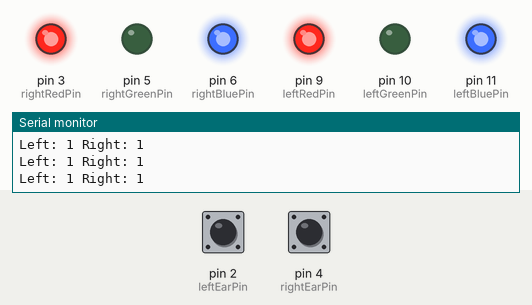
A sketch run on a simulated Arduino Uno, built with avr-gcc and run on an emulated ATmega328P. Parts: output pins drawn as LEDs (lit = HIGH), the last lines printed to the serial monitor. Inputs (shaded band) come from the test bench; at power-on: pin 2 (leftEarPin) HIGH, pin 4 (rightEarPin) HIGH.

Above: at 1.2 s.
1.3 s: pin 2 (leftEarPin) pulled LOW for 0.15 s
At 1.39 s:
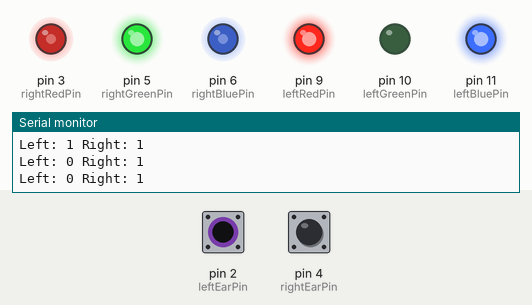
2.9 s: pin 4 (rightEarPin) pulled LOW for 0.15 s
At 2.98 s:
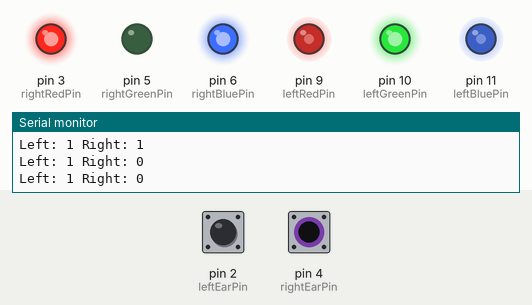
4.5 s: pin 2 (leftEarPin) pulled LOW for 1 s
At 6.2 s:
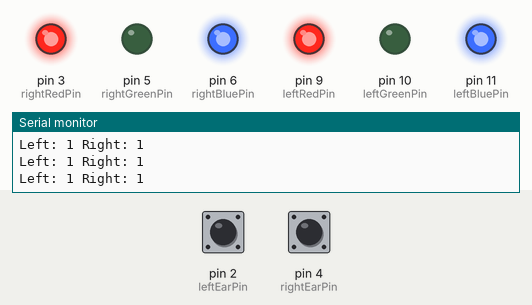
7.0 s: pin 2 (leftEarPin) pulled LOW for 3.2 s
At 8.5 s:
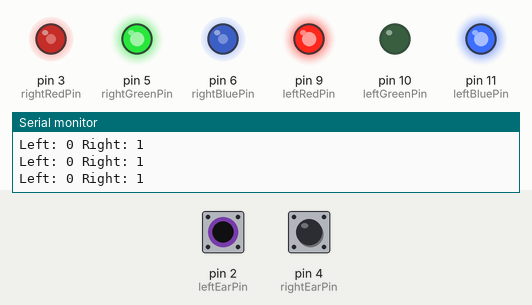
13.2 s: pin 4 (rightEarPin) pulled LOW for 3.2 s
At 14.3 s:
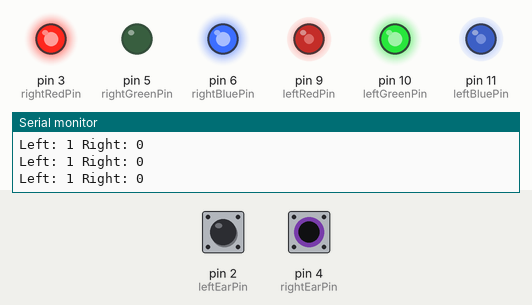
19.4 s: pin 2 (leftEarPin) driven LOW and pin 4 (rightEarPin) driven LOW
At 20.0 s:
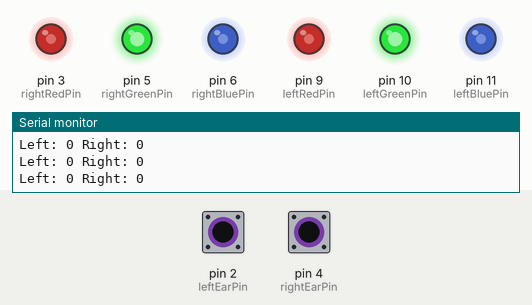
Timing chart, 0 to 21.9 s (numbered marks = the images above; inputs shaded):
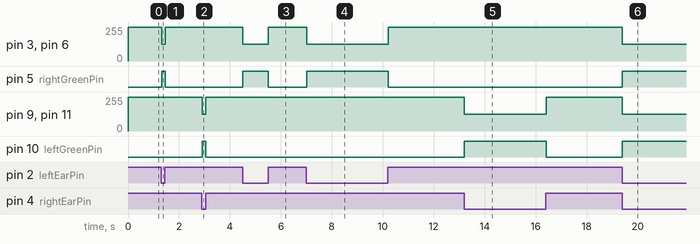

Measured:
- after the input at 1.3 s, pin 3 (rightRedPin), pin 6 (rightBluePin): 255/255 → 125/255 at once, → 255/255 0.15 s later; pin 5 (rightGreenPin): LOW → HIGH at once, → LOW 0.15 s later
- after the input at 2.9 s, pin 9 (leftRedPin), pin 11 (leftBluePin): 255/255 → 125/255 at once, → 255/255 0.15 s later; pin 10 (leftGreenPin): LOW → HIGH at once, → LOW 0.15 s later
- after the input at 4.5 s, pin 3 (rightRedPin), pin 6 (rightBluePin): 255/255 → 125/255 at once, → 255/255 1.0 s later; pin 5 (rightGreenPin): LOW → HIGH at once, → LOW 1.0 s later
- after the input at 7.0 s, pin 3 (rightRedPin), pin 6 (rightBluePin): 255/255 → 125/255 at once, → 255/255 3.2 s later; pin 5 (rightGreenPin): LOW → HIGH at once, → LOW 3.2 s later
- after the input at 13.2 s, pin 9 (leftRedPin), pin 11 (leftBluePin): 255/255 → 125/255 at once, → 255/255 3.2 s later; pin 10 (leftGreenPin): LOW → HIGH at once, → LOW 3.2 s later
- after the input at 19.4 s, pin 3 (rightRedPin), pin 6 (rightBluePin), pin 9 (leftRedPin), pin 11 (leftBluePin): 255/255 → 125/255 at once; pin 5 (rightGreenPin), pin 10 (leftGreenPin): LOW → HIGH at once

The sketch:

magamau5_fadindEyes.ino
```cpp
int rightRedPin = 3;
int rightGreenPin = 5;
int rightBluePin = 6;

int leftRedPin = 9;
int leftGreenPin = 10;
int leftBluePin = 11;

int leftEarPin = 2;
int rightEarPin = 4;

void setup()  {
  pinMode(leftEarPin, INPUT);
  pinMode(rightEarPin, INPUT);

  digitalWrite(leftEarPin, HIGH);
  digitalWrite(rightEarPin, HIGH);

  Serial.begin(9600);
}

void loop()  {
  //fade(rightRedPin, leftRedPin);
  //fade(rightGreenPin, leftGreenPin);
  //fade(rightBluePin, leftBluePin);

  Serial.print("Left: ");
  Serial.print(leftEar());
  Serial.print(" Right: ");
  Serial.println(rightEar());

  if (leftEar() == 0)
  {
    analogWrite(rightRedPin, 125);
    analogWrite(rightBluePin, 125);
    analogWrite(rightGreenPin, 255);
  }
  else
 {
   analogWrite(rightRedPin, 255);
   analogWrite(rightBluePin, 255);
   analogWrite(rightGreenPin, 0);
 }

  if (rightEar() == 0)
  {
    analogWrite(leftRedPin, 125);
    analogWrite(leftBluePin, 125);
    analogWrite(leftGreenPin, 255);
  }
  else
 {
   analogWrite(leftRedPin, 255);
   analogWrite(leftBluePin, 255);
   analogWrite(leftGreenPin, 0);
 }
}
boolean leftEar()
{
  return digitalRead(leftEarPin);
}

boolean rightEar()
{
  return digitalRead(rightEarPin);
}

void fade(int rightLedPin, int leftLedPin)
{
  // fade out from max to min in increments of 5 points:
  for(int fadeValue = 255 ; fadeValue >= 0; fadeValue -=5) {
    analogWrite(rightLedPin, fadeValue);
    analogWrite(leftLedPin, fadeValue);
    delay(30);
  }

  // fade in from min to max in increments of 5 points:
  for(int fadeValue = 0 ; fadeValue <= 255; fadeValue +=5) {
    analogWrite(rightLedPin, fadeValue);
    analogWrite(leftLedPin, fadeValue);
    delay(30);
  }
}
```
